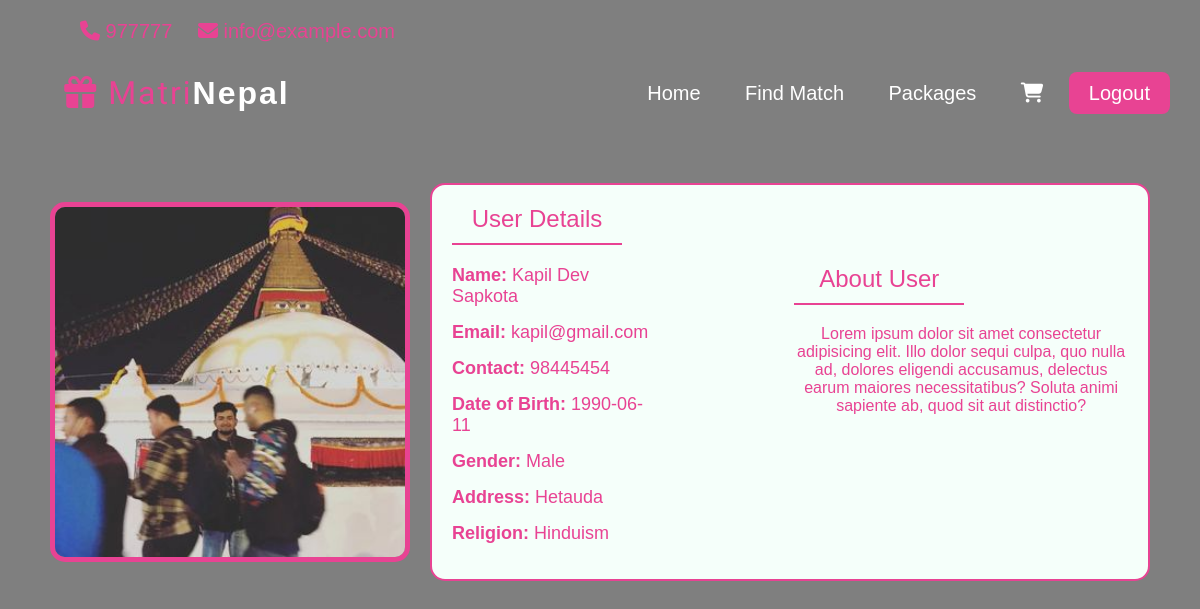
Screenshot of /u_details.php?id=1 (signed in) with the database file from the repository.
### tables this page shows
CREATE TABLE `users` (
  `id` int(10) NOT NULL,
  `name` varchar(255) NOT NULL,
  `email` varchar(250) NOT NULL,
  `dob` date NOT NULL,
  `password` varchar(250) NOT NULL,
  `contact` int(15) NOT NULL,
  `gender` varchar(30) NOT NULL,
  `religion` varchar(255) NOT NULL,
  `profession` varchar(200) NOT NULL,
  `address` varchar(200) NOT NULL,
  `image` varchar(255) NOT NULL
);

### u_details.php (the view, shortened to what this page needs)
<?php
include './include/db/auth.php';
include_once './include/php/header.php';
if (isset($_GET['id'])) {
    $userId = $_GET['id'];
    $sql = "SELECT * FROM users WHERE id = '$userId'";
    $result = $conn->query($sql);
    if ($result->num_rows > 0) {
        $row = $result->fetch_assoc();
        $name = $row['name'];
        $email = $row['email'];
        $contact = $row['contact'];
        $dob = $row['dob'];
        $gender = $row['gender'];
        $religion = $row['religion'];
        $address = $row['address'];
        $profileImage = $row['image'];
    }
} else {
    header("Location: search.php");
    exit();
}
?>
<!DOCTYPE html>
<html>
<head>
    <link rel="stylesheet" href="./assets/css/style.css">
</head>
<body>
    <div class="user-details-section">
        <img src="./assets/img/<?php echo $profileImage; ?>" alt="Profile Image">
        <div class="inner-container">
            <h1>User Details</h1>
            <div class="fle">
                <div class="details">
                    <p><strong>Name:</strong> <?php echo $name; ?></p>
                    <p><strong>Email:</strong> <?php echo $email; ?></p>
                    <p><strong>Contact:</strong> <?php echo $contact; ?></p>
                    <p><strong>Date of Birth:</strong> <?php echo $dob; ?></p>
                    <p><strong>Gender:</strong> <?php echo $gender; ?></p>
                    <p><strong>Address:</strong> <?php echo $address; ?></p>
                    <p><strong>Religion:</strong> <?php echo $religion; ?></p>
                </div>
                <div class="bio">
                    <h1>About User</h1>
                    <p>Lorem ipsum dolor sit amet consectetur adipisicing elit.
                        Illo dolor sequi culpa, quo nulla ad, dolores eligendi accusamus,
                        delectus earum maiores necessitatibus? Soluta animi sapiente ab, quod sit aut distinctio?</p>
                </div>
            </div>
        </div>
    </div>
</body>
</html>

### assets/css/style.css (style rules this page uses)
* { padding: 0; margin: 0; box-sizing: border-box; font-family: sans-serif; }
body { font-family: sans-serif; background: linear-gradient(rgba(0, 0, 0, 0.5), rgba(0, 0, 0, 0.5)), url('../img/banner.jpg'); background-size: cover; background-position: absolute; background-attachment: fixed; background-repeat: no-repeat; color: #e84393; }
.inner-container { width: 65%; float: right; padding: 50px; }
.inner-container h1 { color: #e84393; border-bottom: white solid 2px; width: fit-content; margin-bottom: 30px; font-size: 30px; font-weight: 500; }
.user-details-section { display: flex; margin-top: 5%; justify-content: center; align-items: center; text-align: center; }
.user-details-section img { width: 30%; border: 5px solid #e84393; border-radius: 15px; margin-right: 20px; }
.user-details-section .inner-container { width: 60%; padding: 20px; background-color: mintcream; border: 2px solid #e84393; border-radius: 15px; color: #e84393; }
.user-details-section .inner-container h1 { font-size: 24px; border-bottom: 2px solid #e84393; width: 170px; margin-bottom: 20px; padding-bottom: 10px; }
.user-details-section .details p { font-size: 18px; text-align: left; margin-bottom: 15px; }
.user-details-section .details strong { font-weight: bold; }
.fle { display: flex; width: 100%; }
.bio { margin-left: 20%; width: 50%; }
.bio h1 { font-size: 24px; border-bottom: 2px solid #e84393; width: 170px; margin-bottom: 20px; padding-bottom: 10px; }

### rows the page displays
users: image (picture), name "Kapil Dev Sapkota", email "kapil@gmail.com", contact "98445454", dob "1990-06-11", gender "Male", address "Hetauda", religion "Hinduism"
